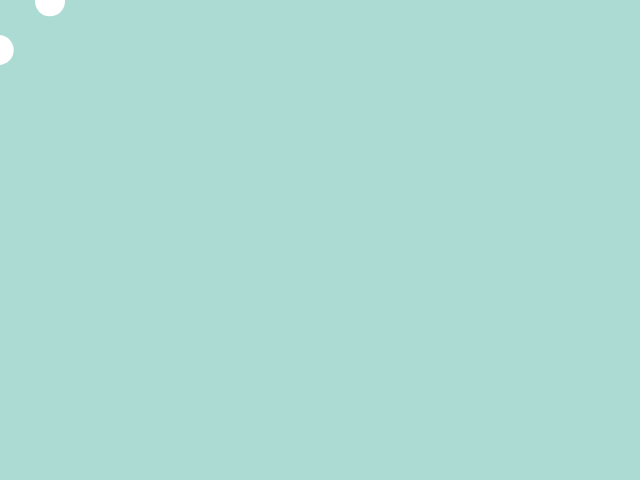
Frame 1 (no input)
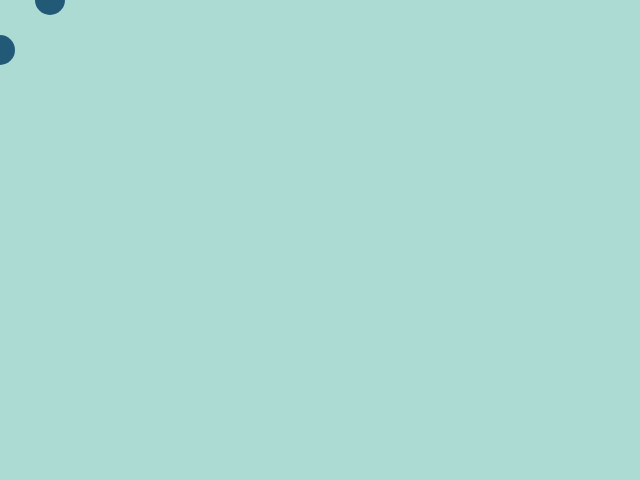
Frame 60 (no input)
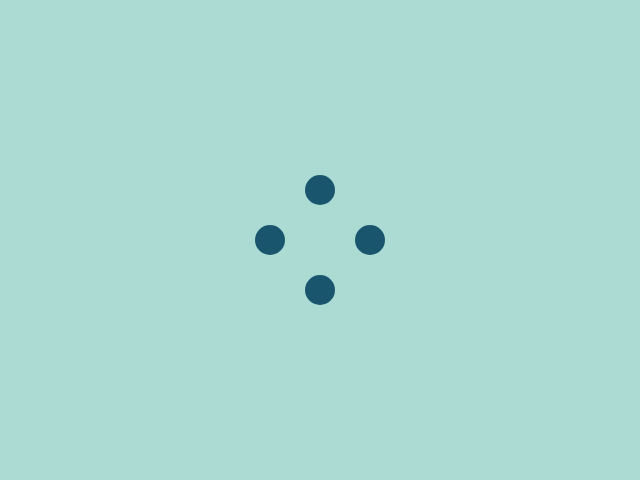
Frame 120 (the mouse pressed at the canvas centre since frame 60)

The p5.js sketch that drew these frames (run headless with seeded random() and noise() and a simulated clock; from frame 60 on, the mouse is pressed at the canvas centre):

// p5.js sketch
// ── sketch.js
function setup() {
    createCanvas(640,480);   
}

function draw() {
    var distance=50;
	  var green=color("#abdbd3");
    var size=30;
	var x=10;
	var y=10;
		var z = random(0,200);
    var r,g,b;//variables
	
    background(green);
	
    if (frameCount % 40 == 0) {
      r = random(0,255);
			g = random(0,100);
      b = random(100,255);
}
	  translate(mouseX, mouseY);
    noStroke();
    fill(r,g,b);
	  rotate(PI*frameCount/120);
	
    ellipse(0,0+distance,size,size);
    ellipse(0-distance,0,size,size);
    ellipse(0+distance,0,size,size);
    ellipse(0,0-distance,size,size);

}
// ── week6.html
<!DOCTYPE html>
<html lang="en">
<head>
    <meta charset="UTF-8">
    <title>Week 6 - Cammy(Qing) Wan</title>
     <script src="../p5.min.js"></script>
     <script src="sketch.js"></script>
    <link href="../css/styles.css" rel="stylesheet"> 
</head>
<body>
<nav>
            <ul>
                <li><a href="../index.html">Homepage</a></li>
                
            </ul>
        </nav> 
    <h2>Assignment 66<br> Cammy(Qing) Wan</h2>
</body>
</html>
